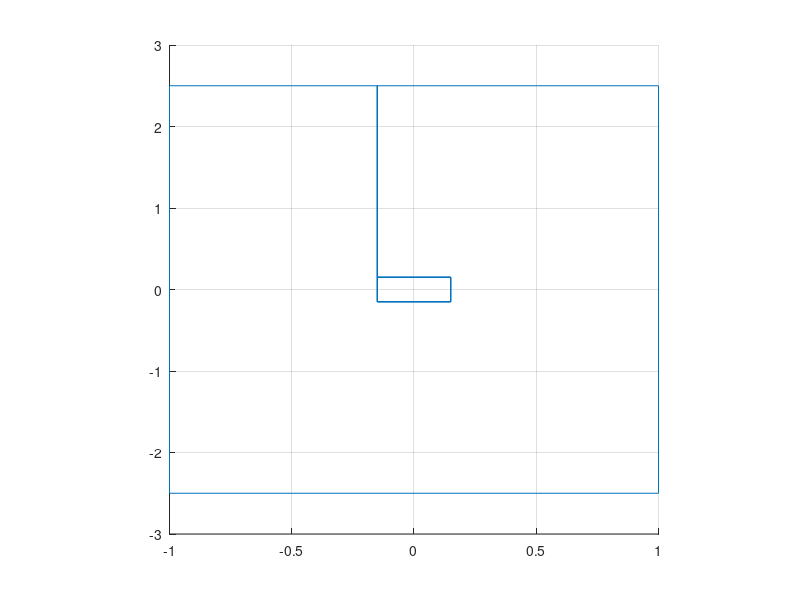

Recreate this plot in MATLAB.
%% クルマを描画する
% 前輪操舵後輪駆動4輪の一般的な自動車を描画する関数mファイル
% 前提として車体は長方形とみなしその中心が重心の重なるものとて考える
% 座標系は→ｘ　↑yとする
%% グラフのパラメータを設定

% 車に関するパラメータ
dredFrontM=2;       % 前輪ドレッド[m]
dredRearM = 2;      % 後輪ドレッド[m]
WheelbaseM = 5;     % ホイールベースの長さ[m]
carWidthM = 2;      % 車体幅[m]
carLengthM = 5;     % 車体長さ[m]
tireWidthM = 0.3;   % 上から見た時のタイヤの幅[m]
tireLengthM = 0.3;   % 上から見た時のタイヤの前後方向の長さ[m]

% グラフの描画に関するパラメータ
% グラフのサイズ

% 仮にパラメタ
GoC.x = 0;
GoC.y = 0;
GoCTire.x = 0;
GoCTire.y = 0;

%% 描画アルゴリズム

% 図の描画
figure;
% 上から見た車体の四角形を左上の点から時計回りに指定（ｘ座標）始点と終点は重ねている
carBodyX=[GoC.x - (carWidthM / 2) GoC.x + (carWidthM / 2) GoC.x + (carWidthM / 2) GoC.x - (carWidthM / 2) GoC.x - (carWidthM / 2)];

% 上から見た車体の四角形を左上の点から時計回りに指定（y座標）
carBodyY=[GoC.y + (carLengthM / 2) GoC.y + (carLengthM / 2) GoC.y - (carLengthM / 2) GoC.y - (carLengthM / 2) GoC.y + (carLengthM / 2)];

% 車体の描画
line(carBodyX,carBodyY);
% 上から見た時に前方左側から時計周りに四角形を描画（車体）

% 空間がゆがまないように設定
pbaspect([1 1 1]);

% グリッドを描画
grid on;
% 重心画像の描画
% 上から見た時に前方左から時計周りにタイヤのシルエットを描画
for tireIndex=1:4

    % ある一つのタイヤを描画する処理
    
    % 上から見たあるタイヤの四角形を左上の点から時計回りに指定（ｘ座標）始点と終点は重ねている
    tireX=[GoCTire.x - (tireWidthM / 2) GoCTire.x + (tireWidthM / 2) GoCTire.x + (tireWidthM / 2) GoCTire.x - (tireWidthM / 2) GoCTire.x - (tireWidthM / 2)];

    % 上から見たあるタイヤの四角形を左上の点から時計回りに指定（y座標）始点と終点は重ねている
    tireY=[GoCTire.y + (tireLengthM / 2) GoCTire.y + (tireLengthM / 2) GoCTire.y - (tireLengthM / 2) GoCTire.y - (tireLengthM / 2) GoCTire.y + (carLengthM / 2)];

    % タイヤの描画
    line(tireX,tireY);
end

%line